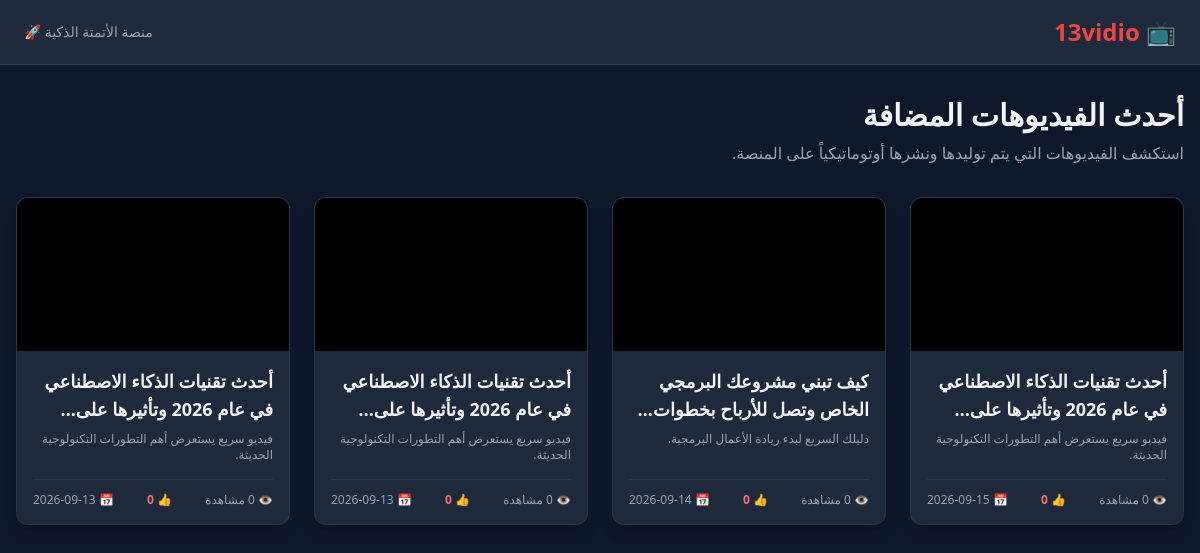
Before: / with the older database file.
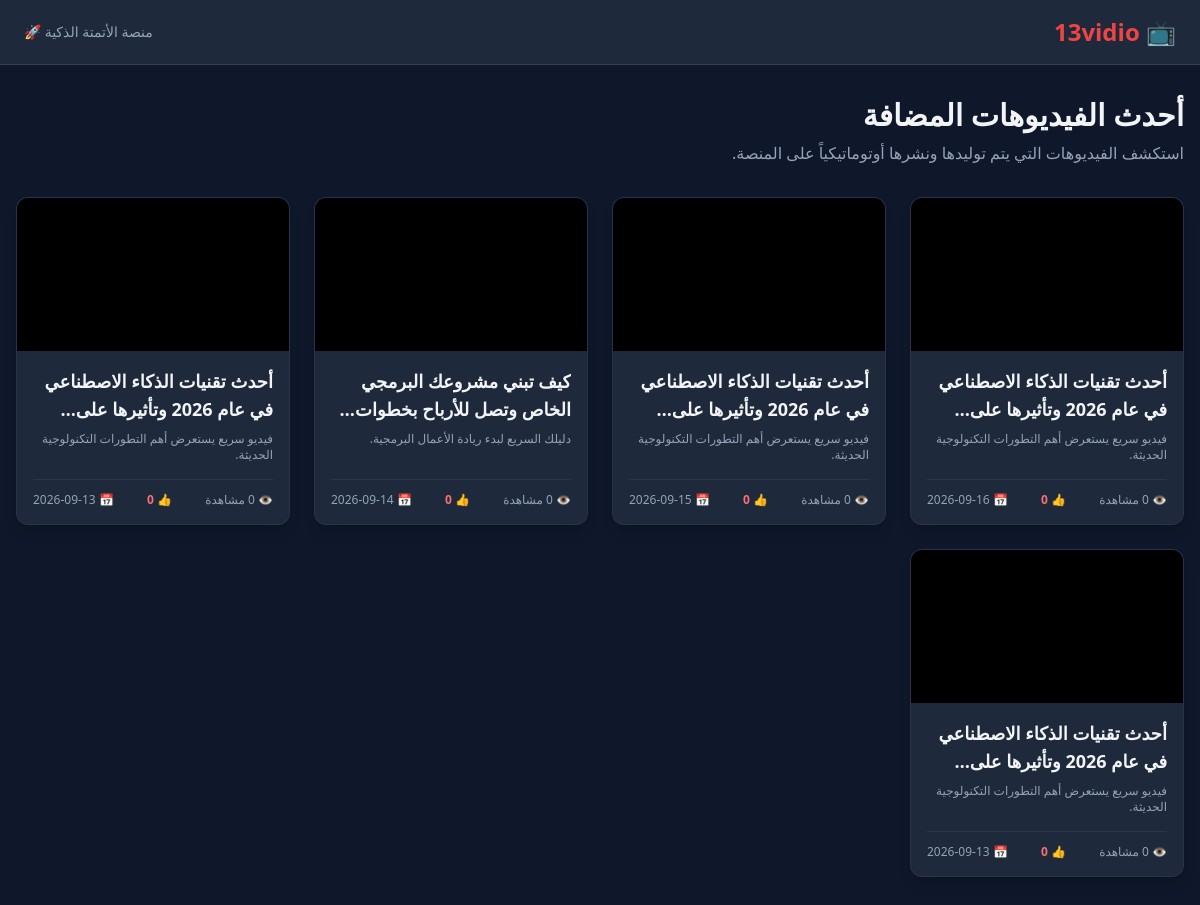
After: the same page with the newer database file.
### app.py (models this page shows)
class Video(db.Model):
  id = db.Column(db.Integer, primary_key=True)
  title = db.Column(db.String(200), nullable=False)
  description = db.Column(db.Text, nullable=True)
  video_url = db.Column(db.String(500), nullable=False)  # رابط الفيديو أو ملفه
  thumbnail_url = db.Column(
      db.String(500), nullable=True
  )  # صورة مصغرة للفيديو
  views = db.Column(db.Integer, default=0)
  likes = db.Column(db.Integer, default=0)
  created_at = db.Column(db.DateTime, default=datetime.utcnow)
  comments = db.relationship(
      "Comment", backref="video", lazy=True, cascade="all, delete-orphan"
  )

### app.py (the view)
@app.route("/")
def index():
  videos = Video.query.order_by(Video.created_at.desc()).all()
  return render_template("index.html", videos=videos)

### templates/index.html (shortened to what this page needs)
<!DOCTYPE html>
<html lang="ar" dir="rtl">
<head>
    <script src="https://cdn.tailwindcss.com"></script>
</head>
<body class="bg-slate-900 text-gray-100 min-h-screen">
    <nav class="bg-slate-800 border-b border-slate-700 px-6 py-4 flex justify-between items-center sticky top-0 z-50">
        <a href="{{ url_for('index') }}" class="text-2xl font-extrabold text-red-500 flex items-center gap-2">
            📺 13vidio
        </a>
        <div class="text-sm text-slate-400">
            منصة الأتمتة الذكية 🚀
        </div>
    </nav>
    <main class="max-w-7xl mx-auto px-4 py-8">
        <div class="mb-8">
            <h1 class="text-3xl font-bold mb-2">أحدث الفيديوهات المضافة</h1>
            <p class="text-slate-400">استكشف الفيديوهات التي يتم توليدها ونشرها أوتوماتيكياً على المنصة.</p>
        </div>
        <div class="grid grid-cols-1 sm:grid-cols-2 md:grid-cols-3 lg:grid-cols-4 gap-6">
            {% for video in videos %}
            <div class="bg-slate-800 rounded-xl overflow-hidden shadow-lg border border-slate-700/50 hover:border-red-500/50 transition duration-300 flex flex-col">
                <a href="{{ url_for('watch_video', video_id=video.id) }}" class="block aspect-video bg-black relative group">
                </a>
                <div class="p-4 flex flex-col flex-grow justify-between">
                    <div>
                        <a href="{{ url_for('watch_video', video_id=video.id) }}">
                            <h2 class="font-bold text-lg mb-2 line-clamp-2 hover:text-red-400 transition">{{ video.title }}</h2>
                        </a>
                        <p class="text-slate-400 text-xs line-clamp-2 mb-4">{{ video.description or "لا يوجد وصف." }}</p>
                    </div>
                    <div class="pt-3 border-t border-slate-700/60 flex justify-between items-center text-xs text-slate-400">
                        <span>👁️ {{ video.views }} مشاهدة</span>
                        <span class="text-red-400 font-semibold">👍 {{ video.likes }}</span>
                        <span>📅 {{ video.created_at.strftime('%Y-%m-%d') }}</span>
                    </div>
                </div>
            </div>
            {% else %}
            <div class="col-span-full text-center py-20 bg-slate-800/50 rounded-2xl border border-slate-800">
                <p class="text-xl text-slate-400 mb-2">لا توجد فيديوهات مضافة حتى الآن!</p>
                <p class="text-sm text-slate-500">قم بتشغيل أداة الأتمتة على جيت هب لتوليد أول فيديو.</p>
            </div>
            {% endfor %}
        </div>
    </main>
</body>
</html>

Changed rows visible on the page:
added Video: title "أحدث تقنيات الذكاء الاصطناعي في عام 2026 وتأثيرها…", description "فيديو سريع يستعرض أهم التطورات التكنولوجية الحديثة.", views "0", likes "0", created_at "2026-09-16"
